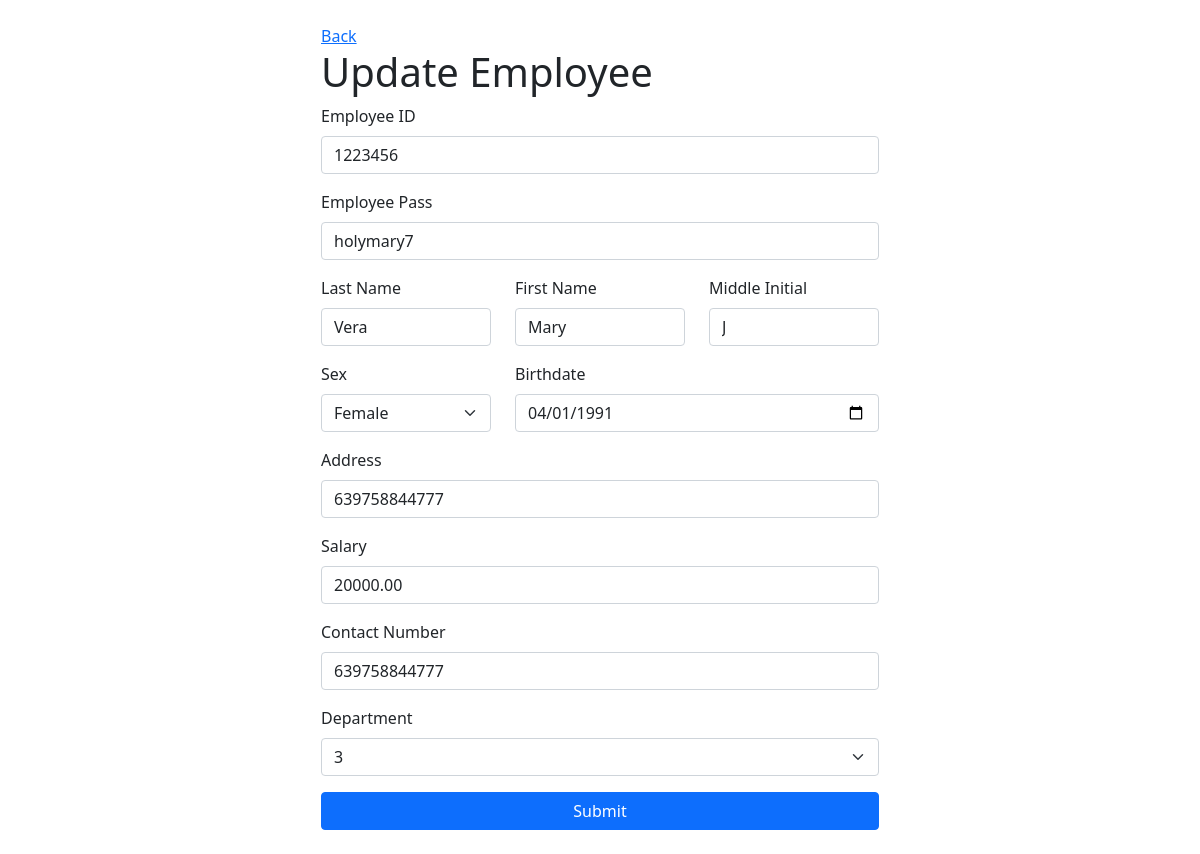
/admin/employees/update.php?id=1223456, run on an earlier commit of the app's database.
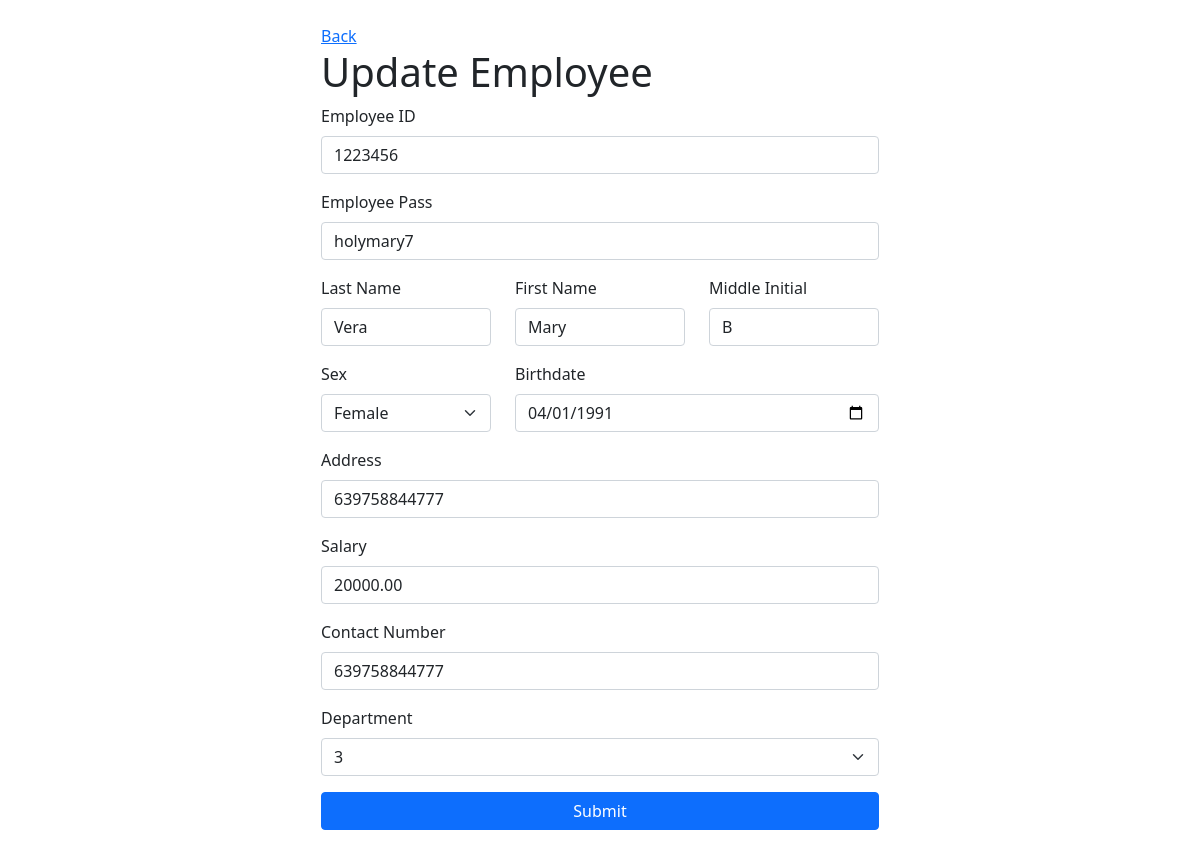
And on a later commit of the database.
### tables this page shows
CREATE TABLE `employee` (
  `emp_id` char(7) NOT NULL,
  `pass` varchar(25) NOT NULL,
  `fname` varchar(10) NOT NULL,
  `mi` varchar(1) DEFAULT NULL,
  `lname` varchar(15) NOT NULL,
  `sex` varchar(1) NOT NULL,
  `address` varchar(25) NOT NULL,
  `bdate` date DEFAULT NULL,
  `salary` decimal(10,2) NOT NULL,
  `contact_no` varchar(13) DEFAULT NULL,
  `dnum` int(11) DEFAULT NULL
);

### admin/employees/update.php (the view, shortened to what this page needs)
<?php
require_once '../../config/db.php';
$id = $_GET['id'];
$stmt = $pdo->prepare("SELECT * FROM employee WHERE emp_id = :id");
$stmt->bindValue(":id", $id);
$stmt->execute();
$data = $stmt->fetch(PDO::FETCH_ASSOC);
?>
<?php include_once '../../components/base/top.php';?>
<div class="container">
    <div class="col-6 mx-auto mt-4 mb-4">
        <a href="view_all.php?uid=<?php echo $_SESSION['user_id'];?>">Back</a>
        <h1>Update Employee</h1>
        <form action="" method="POST">
            <div class="mb-3">
                <label class="form-label">Employee ID</label>
                <input type="text" class="form-control" name="emp_id"
                value="<?php echo $data['emp_id'];?>" placeholder="Enter 7 characters">
            </div>
            <div class="mb-3">
                <label class="form-label">Employee Pass</label>
                <input type="text" class="form-control" name="pass" value="<?php echo $data['pass'];?>">
            </div>
            <div class="row">
                <div class="col-4 mb-3">
                    <label class="form-label">Last Name</label>
                    <input type="text" class="form-control" name="lname" value="<?php echo $data['lname'];?>">
                </div>
                <div class="col-4 mb-3">
                    <label class="form-label">First Name</label>
                    <input type="text" class="form-control" name="fname" value="<?php echo $data['fname'];?>">
                </div>
                <div class="col-4 mb-3">
                    <label class="form-label">Middle Initial</label>
                    <input type="text" class="form-control" name="mi" value="<?php echo $data['mi'];?>">
                </div>
            </div>
            <div class="row">
                <div class="col-4 mb-3">
                    <label class="form-label">Sex</label>
                    <select class="form-select" name="sex">
                        <option selected value="<?php echo $data['sex'];?>"><?php echo $data['sex'] == 'M' ? 'Male' : 'Female';?></option>
                    </select>
                </div>
                <div class="col-8 mb-3">
                    <label class="form-label">Birthdate</label>
                    <input type="date" class="form-control" name="bdate" value="<?php echo $data['bdate'];?>">
                </div>
            </div>
            <div class="mb-3">
                <label class="form-label">Address</label>
                <input type="text" class="form-control" name="address" value="<?php echo $data['contact_no'];?>">
            </div>
            <div class="mb-3">
                <label class="form-label">Salary</label>
                <input type="number" class="form-control" name="salary" value="<?php echo $data['salary'];?>">
            </div>
            <div class="mb-3">
                <label class="form-label">Contact Number</label>
                <input type="text" class="form-control" name="contact_no" value="<?php echo $data['contact_no'];?>">
            </div>
            <div class="mb-3">
                    <label class="form-label">Department</label>
                    <select class="form-select" name="dnum">
                        <option selected value="<?php echo $data['dnum']?>"><?php echo $data['dnum'];?></option>
                    </select>
                </div>
            <div class="d-grid">
                <button type="submit" class="btn btn-primary">Submit</button>
            </div>
        </form>
    </div>
</div>
<?php include_once '../../components/base/bottom.php';?>

What changed in the data, as far as the page shows it:
changed employee "holymary7": mi "J" → "B"
